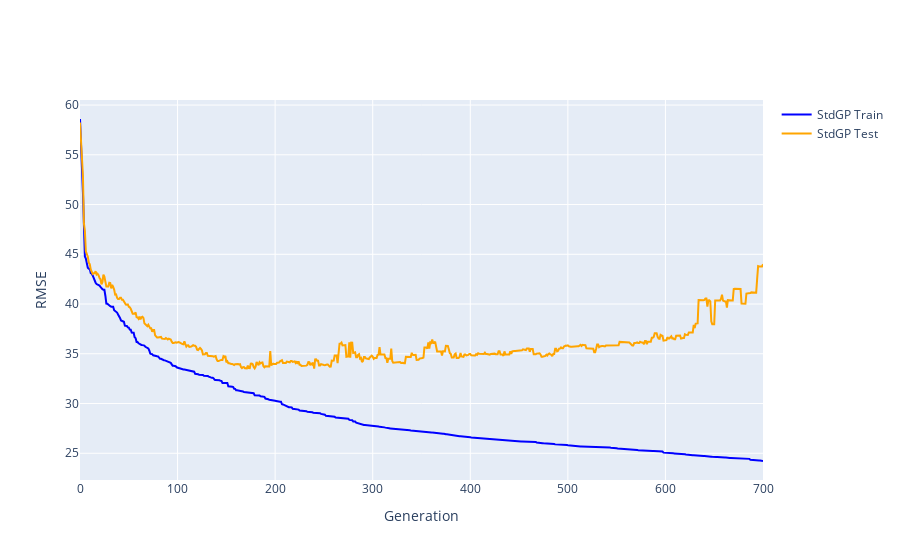

This figure's notebook cell:
### Markdown cell above
### 3.4. Bioavalability

### Code cell
plot_learning_curves('Bioavalability', 'StdGP')

### Figure 1 — Plotly figure (JSON) as saved in the notebook; plotly's stock layout.template omitted (floating-point values rounded to 4 significant figures; data arrays with more than 128 entries replaced by an {"elided": "..."} marker saying what was removed)
{"data": [{"line": {"color": "blue"}, "mode": "lines", "name": "StdGP Train", "type": "scatter", "x": {"elided": "701 str values"}, "y": {"elided": "701 float values"}}, {"line": {"color": "orange"}, "mode": "lines", "name": "StdGP Test", "type": "scatter", "x": {"elided": "701 str values"}, "y": {"elided": "701 float values"}}], "layout": {"showlegend": true, "xaxis": {"tickvals": [0, 100, 200, 300, 400, 500, 600, 700], "title": {"text": "Generation"}}, "yaxis": {"title": {"text": "RMSE"}}}}
